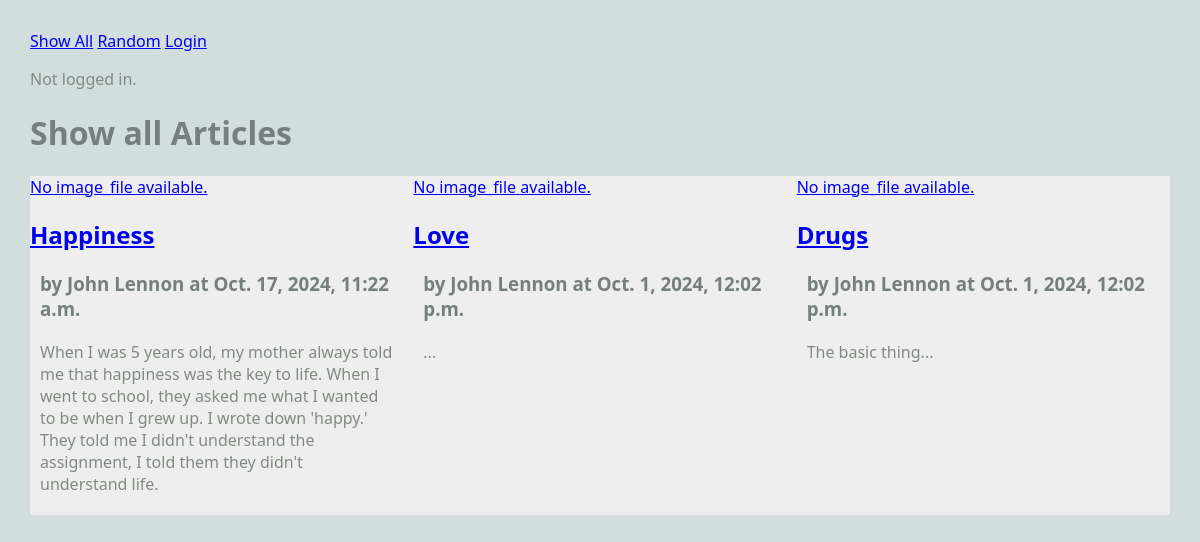
/blog/show_all, run on the app's committed database.
### blog/models.py (models this page shows, shortened)
class Article(models.Model):
    user = models.ForeignKey(User, on_delete=models.CASCADE) # change to the orphan one maybe?
    title = models.TextField(blank=False)
    author = models.TextField(blank=False)
    text = models.TextField(blank=False)
    published = models.DateTimeField(auto_now=True)
    image_file = models.ImageField(blank=True) # 10/17

### blog/views.py (the view)
# urls.py: path(r'show_all', views.ShowAllView.as_view(), name="show_all"),
class ShowAllView(ListView):
    model = Article # the model to display
    template_name = 'blog/show_all.html'
    context_object_name = 'articles' # context variable to use in the template
    def dispatch(self, *args, **kwargs):
        print(f"ShowAllView.dispatch; self.request.user={self.request.user}")
        return super().dispatch(*args, **kwargs)

### blog/templates/blog/show_all.html
{% extends 'blog/base.html' %}
{% block content %}
<h1>Show all Articles</h1>
<main class="grid-container">
    {% for a in articles %}
    <article>
        <a href="{% url 'article' a.pk %}">
        {% if a.image_file %}
            <img src="{{a.image_file.url}}" alt="{{a.image_file.url}}">
        {% else %}
            No image_file available.
        {% endif %}
        </a>
        <div>
            <h2><a href="{% url 'article' a.pk %}">{{a.title}}</a></h2>
            <h3>by {{a.author}} at {{a.published}}</h3>
            <p>
                {{a.text}}
            </p>
        </div>
    </article>
    {% endfor %}
</main>
{% endblock %}

### static/styles-blog.css (style rules this page uses)
body { margin: 30px; background: #d1dedd; font-family:'Segoe UI', Tahoma, Geneva, Verdana, sans-serif; }
h1, h2, h3 { color: #767f7e; }
p { color: #828b82; }
.grid-container { background: #eee; max-width: 900px; display: grid; grid-template-columns: repeat(3, 1fr); grid-gap: 10px; max-width: 1200px; margin: 20px auto; }
article p, article h3 { margin: 20px 10px; }

### data on the page
Article: image_file "No image_file available.", title "Happiness", author "John Lennon", published "Oct. 17, 2024, 11:22 a.m.", text "When I was 5 years old, my mother always told me that happiness was the key to life. When I went to school, they asked me what I wanted to be when I grew up. I wrote down 'happy.' They told me I didn't understand the assignment, I told them they didn't understand life."
Article: image_file "No image_file available.", title "Love", author "John Lennon", published "Oct. 1, 2024, 12:02 p.m.", text "..."
Article: image_file "No image_file available.", title "Drugs", author "John Lennon", published "Oct. 1, 2024, 12:02 p.m.", text "The basic thing..."
